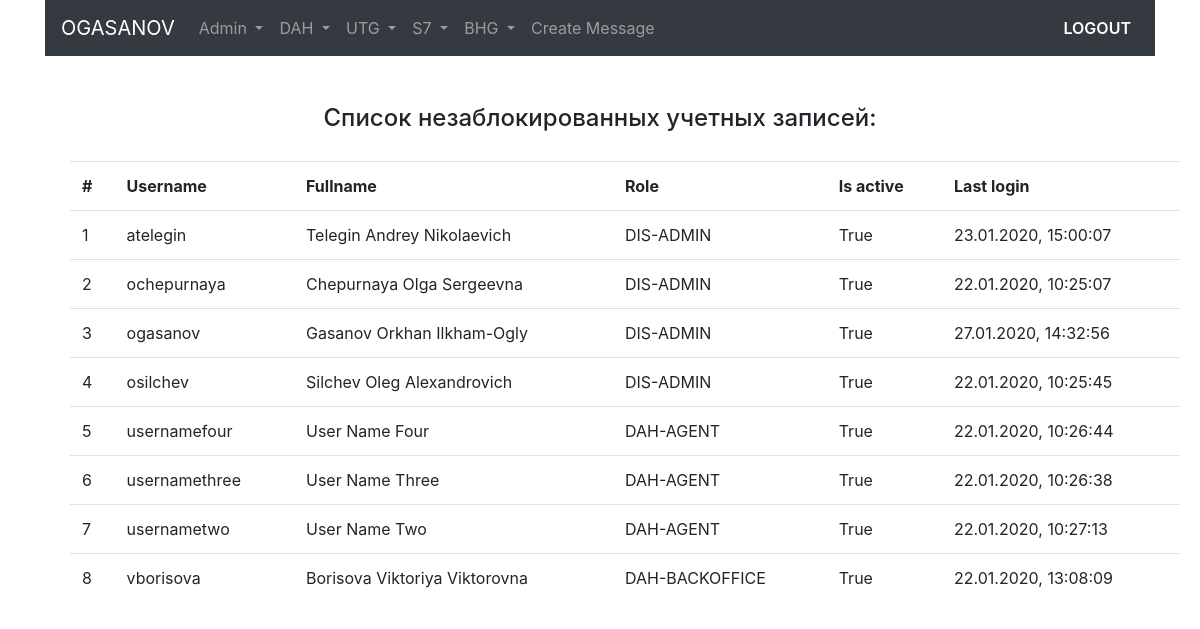
/active-users/ (signed in), run on an earlier commit of the app's database.
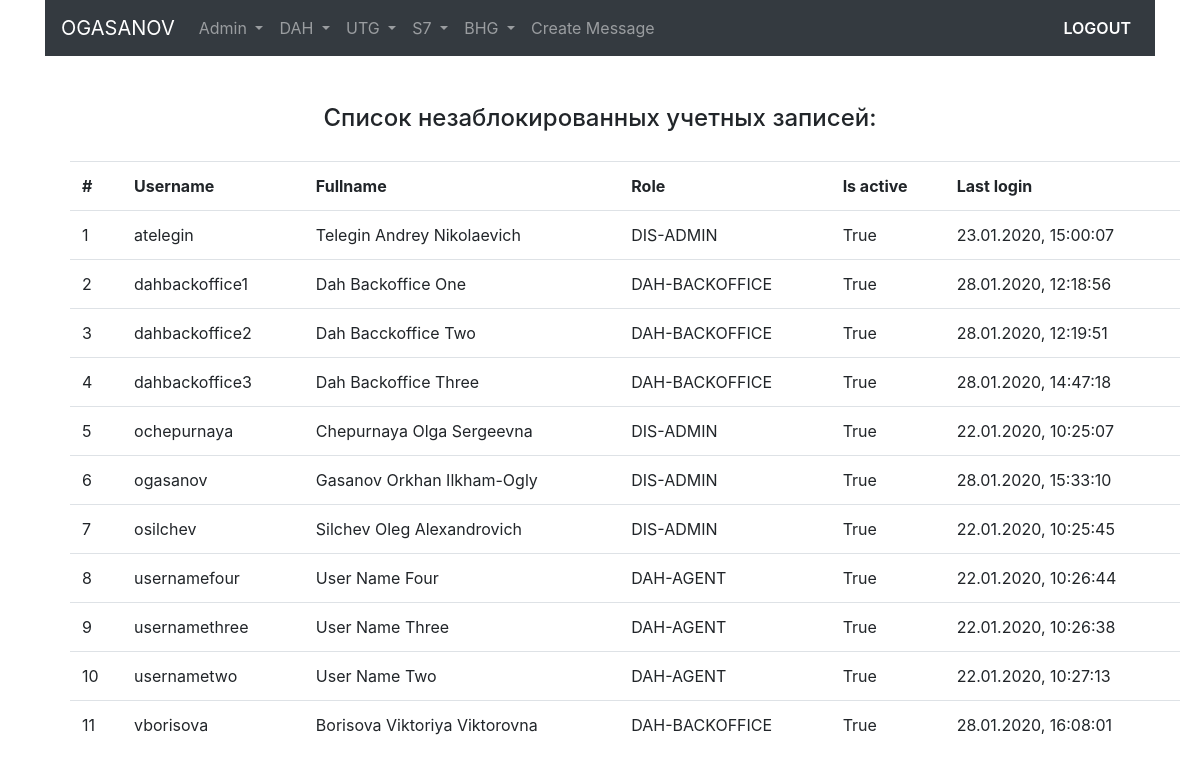
And on a later commit of the database.
### user_model/models.py (models this page shows, shortened)
class UserModel(AbstractBaseUser):
    username = models.CharField(verbose_name='username', max_length=30, unique=True)
    fullname = models.CharField(verbose_name='full name', max_length=100)
    role = models.ForeignKey('UserRole', on_delete=models.CASCADE, related_name='role', null=True)
    date_joined = models.DateTimeField(verbose_name='date joined', auto_now_add=True)
    last_login = models.DateTimeField(verbose_name='last login', auto_now=True)
    is_admin = models.BooleanField(default=False)
    is_active = models.BooleanField(default=True)
    is_staff = models.BooleanField(default=False)
    is_superuser = models.BooleanField(default=False)
    USERNAME_FIELD = 'username'
    REQUIRED_FIELDS = ['fullname', 'role']
    objects = UserModelManager()
    class Meta:
        verbose_name = 'User'
        verbose_name_plural = 'Users'
        ordering = ['username']

class UserRole(models.Model):
    title = models.CharField(max_length=150, unique=True)
    def __str__(self):
        return self.title

### user_model/views.py (the view)
# urls.py: path('active-users/', active_users_view, name='active_users'),
@login_required
def active_users_view(request):
    context = {}
    active_users = UserModel.objects.filter(is_active=True)
    context['active_users'] = active_users
    return render(request, 'user_model/active_users.html', context)

### user_model/templates/user_model/active_users.html (shortened to what this page needs)
{% extends 'user_model/base.html' %}
{% block content %}
        <div class="row">
            <div class="col">
                {% if request.user.is_authenticated and request.user.is_admin %}
                    <div class="message-mainpage-template" style="text-align: center;">
                        <h4>Список незаблокированных учетных записей:</h4>
                    </div>
                    <div style="height: 20px;"></div>
                    <table class="table" style="margin-left: 25px; margin-right: 25px;">
                        <tr>
                            <th>#</th>
                            <th>Username</th>
                            <th>Fullname</th>
                            <th>Role</th>
                            <th>Is active</th>
                            <th>Last login</th>
                        </tr>
                        {% for user in active_users %}
                            <tr>
                                <td>{{ forloop.counter }}</td>
                                <td>{{ user.username }}</td>
                                <td>{{ user.fullname }}</td>
                                <td>{{ user.role }}</td>
                                <td>{{ user.is_active }}</td>
                                <td>{{ user.last_login|date:'d.m.Y, H:i:s' }}</td>
                            </tr>
                        {% endfor %}
                    </table>
                {% else %}
                    <div class="margin-class">
                        <h2>Доступ запрещен!</h2>
                    </div>
                {% endif %}
            </div>
        </div>
{% endblock %}

### user_model/templates/user_model/includes/navbar.html (shortened to what this page needs)
<nav class="navbar navbar-expand-md navbar-dark bg-dark sticky-top">
    {% if request.user.is_authenticated %}
        <a class="navbar-brand" href="{% url 'homepage' %}">{{ request.user.username|upper }}</a>
    {% else %}
        <a class="navbar-brand mx-auto" href="{% url 'homepage' %}">Рассылка сообщений по рейсам</a>
    {% endif %}
    {% if request.user.is_authenticated and request.user.is_admin %}
    <div class="collapse navbar-collapse" id="navbarSupportedContent">
        <ul class="navbar-nav mr-auto">
            {% include 'user_model/includes/nav_item_admin.html' %}
            {% include 'user_model/includes/nav_item_template.html' %}
        </ul>
        <ul class="navbar-nav ml-auto">
            {% include 'user_model/includes/nav_item_logout.html' %}
        </ul>
    </div>
    {% endif %}
</nav>

What changed in the data, as far as the page shows it:
changed UserModel "ogasanov": last_login "27.01.2020, 14:32:56" → "28.01.2020, 15:33:10"
added UserModel: username "dahbackoffice1", fullname "Dah Backoffice One", role "DAH-BACKOFFICE", is_active "True", last_login "28.01.2020, 12:18:56"
added UserModel: username "dahbackoffice2", fullname "Dah Bacckoffice Two", role "DAH-BACKOFFICE", is_active "True", last_login "28.01.2020, 12:19:51"
added UserModel: username "dahbackoffice3", fullname "Dah Backoffice Three", role "DAH-BACKOFFICE", is_active "True", last_login "28.01.2020, 14:47:18"
changed UserModel "vborisova": last_login "22.01.2020, 13:08:09" → "28.01.2020, 16:08:01"
